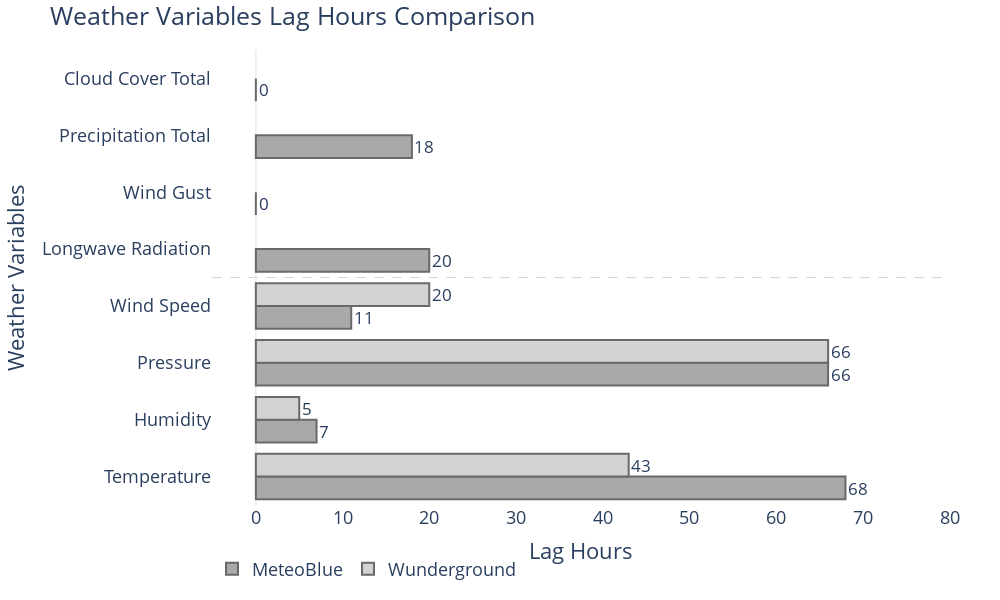

Notebook source saved alongside this figure:
### Code cell
import plotly.graph_objects as go

# Data preparation
all_variables = {
    "Temperature": {"MeteoBlue": 68, "Wunderground": 43},
    "Humidity": {"MeteoBlue": 7, "Wunderground": 5},
    "Pressure": {"MeteoBlue": 66, "Wunderground": 66},
    "Wind Speed": {"MeteoBlue": 11, "Wunderground": 20},
    "Longwave Radiation": {"MeteoBlue": 20, "Wunderground": None},
    "Wind Gust": {"MeteoBlue": 0, "Wunderground": None},
    "Precipitation Total": {"MeteoBlue": 18, "Wunderground": None},
    "Cloud Cover Total": {"MeteoBlue": 0, "Wunderground": None}
}

# Prepare data for plotting
variables = list(all_variables.keys())
meteoblue_values = [all_variables[var]["MeteoBlue"] for var in variables]
wunder_values = [all_variables[var]["Wunderground"] for var in variables]

# Create figure
fig = go.Figure()

# Add MeteoBlue bars
fig.add_trace(go.Bar(
    y=variables,
    x=meteoblue_values,
    orientation='h',
    name="MeteoBlue",
    marker=dict(
        color='#A9A9A9',
        line=dict(color='dimgrey', width=2)
    ),
    text=meteoblue_values,
    textposition='outside'
))

# Add Wunderground bars (will show only for common variables)
fig.add_trace(go.Bar(
    y=variables,
    x=wunder_values,
    orientation='h',
    name="Wunderground",
    marker=dict(
        color='lightgrey',
        line=dict(color='dimgrey', width=2)
    ),
    text=[str(x) if x is not None else "" for x in wunder_values],
    textposition='outside'
))

# Update layout
fig.update_layout(
    legend_orientation = 'h',
    title="Weather Variables Lag Hours Comparison",
    template='plotly_white',
    xaxis=dict(
        title="Lag Hours",
        showgrid=False
    ),
    yaxis=dict(
        title="Weather Variables",
        automargin=True
    ),
    font=dict(size=18),
    height=600,
    width=1000,
    bargap=0.2,
    barmode='group',
    margin=dict(l=200, r=50, t=50, b=50),
    # Add a shape to separate common and MeteoBlue-only variables
    shapes=[
        dict(
            type="line",
            x0=-5,  # Adjust these values based on your data range
            x1=80,
            y0=3.5,  # Position between common and MeteoBlue-only variables
            y1=3.5,
            line=dict(
                color="lightgray",
                width=1,
                dash="dash"
            )
        )
    ],
    # Add annotations to label the sections
    # annotations=[
    #     dict(
    #         x=-5,  # Adjust x position as needed
    #         y=1.5,  # Middle of common variables
    #         text="Common Variables",
    #         showarrow=False,
    #         xref="x",
    #         yref="y",
    #         font=dict(size=12)
    #     ),
    #     dict(
    #         x=-5,  # Adjust x position as needed
    #         y=5.5,  # Middle of MeteoBlue-only variables
    #         text="MeteoBlue Only",
    #         showarrow=False,
    #         xref="x",
    #         yref="y",
    #         font=dict(size=12)
    #     )
    # ]
)

# Show the figure
fig.show()

### Figure 1 — Plotly figure (JSON) as saved in the notebook; plotly's stock layout.template omitted (floating-point values rounded to 4 significant figures)
{"data": [{"marker": {"color": "#A9A9A9", "line": {"color": "dimgrey", "width": 2}}, "name": "MeteoBlue", "orientation": "h", "text": ["68", "7", "66", "11", "20", "0", "18", "0"], "textposition": "outside", "type": "bar", "x": [68, 7, 66, 11, 20, 0, 18, 0], "y": ["Temperature", "Humidity", "Pressure", "Wind Speed", "Longwave Radiation", "Wind Gust", "Precipitation Total", "Cloud Cover Total"]}, {"marker": {"color": "lightgrey", "line": {"color": "dimgrey", "width": 2}}, "name": "Wunderground", "orientation": "h", "text": ["43", "5", "66", "20", "", "", "", ""], "textposition": "outside", "type": "bar", "x": [43, 5, 66, 20, null, null, null, null], "y": ["Temperature", "Humidity", "Pressure", "Wind Speed", "Longwave Radiation", "Wind Gust", "Precipitation Total", "Cloud Cover Total"]}], "layout": {"bargap": 0.2, "barmode": "group", "font": {"size": 18}, "height": 600, "legend": {"orientation": "h"}, "margin": {"b": 50, "l": 200, "r": 50, "t": 50}, "shapes": [{"line": {"color": "lightgray", "dash": "dash", "width": 1}, "type": "line", "x0": -5, "x1": 80, "y0": 3.5, "y1": 3.5}], "title": {"text": "Weather Variables Lag Hours Comparison"}, "width": 1000, "xaxis": {"showgrid": false, "title": {"text": "Lag Hours"}}, "yaxis": {"automargin": true, "title": {"text": "Weather Variables"}}}}
